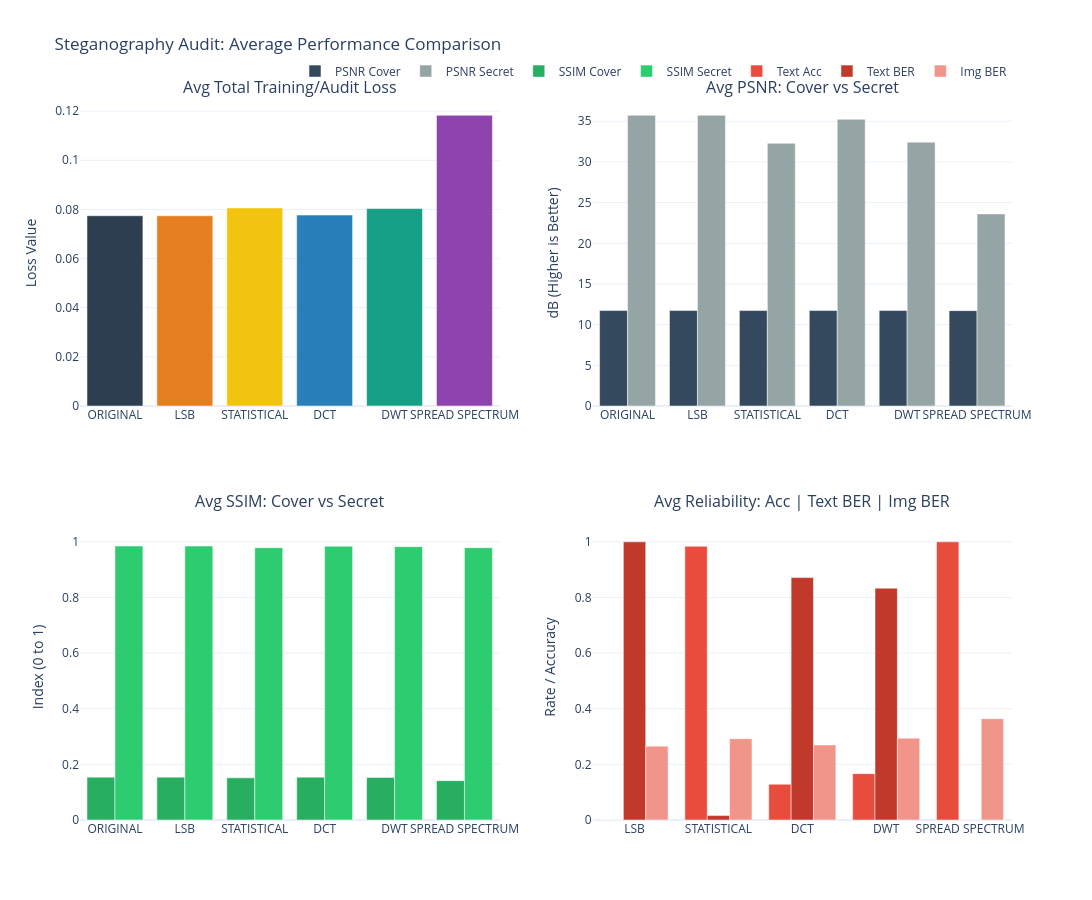

Notebook source saved alongside this figure:
### Code cell
from tqdm.auto import tqdm
import nltk
from nltk.corpus import words

# reload just to check saved model works, and so this can be run without fit if needed.
prep_network, hide_network, reveal_network = load_weights_from_checkpoint(
    models_dir, prep_network, hide_network, reveal_network
)


all_metrics = []


mse_handler = tf.keras.losses.MeanSquaredError()
methods = ['original'] + [k.lower() for k in stego_map.keys()]

num_samples = len(holdout_dataset)
print(f"Evaluating {num_samples} samples...")


sample_dataset = holdout_dataset.take(num_samples)
pbar = tqdm(enumerate(sample_dataset), total=num_samples,
            desc="Audit Progress", unit="img")

try:
    word_list = words.words()
except:
    nltk.download('words')
    # need to reimport if not downloaded
    from nltk.corpus import words
    word_list = [w.lower() for w in words.words() if w.isalpha()]

# Filter for medium-length words to ensure they fit your codec capacity
max_word, max_char_len = find_max_supported_word(
    word_list, codec, fixed_byte_len)
# subtract 2 bytes for added safety
max_char_len -= 2
safe_word_list = [w for w in word_list if len(w) <= max_char_len]

random_word = random.choice(safe_word_list) + "\0"
check_audit_viability(random_word, codec, stego_map)


def sanitize_string(s):
    """Replaces unprintable/corrupted characters with a dot (.)"""
    if not isinstance(s, str):
        return ""
    return "".join(c if c in string.printable and c not in ['\n', '\r'] else '.' for c in s)


for i, (cover_tensor, secret_tensor) in pbar:
    # Prepare single sample
    secret_text = random.choice(safe_word_list) + "\0"
    sc = to_scale(to_display(cover_tensor))[tf.newaxis, ...]
    original_secret_img = to_display(secret_tensor)

    for method in methods:
        # Dynamic Tool Lookup
        tool = next((v for k, v in stego_map.items()
                    if k.lower() == method), None)

        # --- 1. Embed ---
        pre_nn_text = ""
        revealed_text = ""
        embed_success = True

        if method == 'original' or tool is None:
            new_secret = original_secret_img
        else:
            try:
                new_secret = tool.embed(
                    original_secret_img, secret_text, codec
                )
                try:
                    pre_nn_text = tool.extract(new_secret, codec)
                except:
                    pre_nn_text = "[Extract Failed]"
            except Exception as e:
                embed_success = False
                new_secret = original_secret_img
                pre_nn_text = "[EMBED FAIL]"

        ss = to_scale(new_secret)[tf.newaxis, ...]

        # --- 2. Inference ---
        p_out = prep_network(ss, training=False)
        h_out = hide_network([sc, p_out], training=False)
        r_out = reveal_network(h_out, training=False)

        h_out = tf.cast(h_out, tf.float32)
        r_out = tf.cast(r_out, tf.float32)

        # --- 3. Extract & Metrics ---

        if method != 'original' and tool is not None:
            if embed_success:
                try:
                    revealed_text = tool.extract(to_display(r_out[0]), codec)
                except:
                    revealed_text = "[Extract Failed]"
            else:
                revealed_text = "[SKIPPED]"

            # Clean and truncate the strings for neat console formatting
            clean_sec = sanitize_string(secret_text.replace('\0', ''))
            clean_pre = sanitize_string(pre_nn_text.replace(
                '\0', '')) if pre_nn_text else "[EMPTY]"
            clean_rev = sanitize_string(revealed_text.replace('\0', ''))[:15]

            # print(
            #     f"Img {i} | {method:<15} | Sec: '{clean_sec:<12}' | PreNN: '{clean_pre:<15}' | Rev: '{clean_rev:<15}'")

        text_acc = acc_txt(secret_text, revealed_text)
        ber_text = calculate_text_ber(secret_text, revealed_text)
        ber_img = calculate_img_ber(ss, r_out)

        # PSNR/SSIM
        p_c = tf.image.psnr(sc, h_out, max_val=1.0).numpy()[0]
        p_s = tf.image.psnr(ss, r_out, max_val=1.0).numpy()[0]
        s_c = tf.image.ssim(sc, h_out, max_val=1.0).numpy()[0]
        s_s = tf.image.ssim(ss, r_out, max_val=1.0).numpy()[0]

        t_loss, c_loss, s_loss = steganography_loss(sc, ss, h_out, r_out)

        # --- 4. Periodic Visual Saving ---
        # Saves every 50th image processed to avoid disk bloat
        if (i + 1) % 50 == 0:
            save_visual_comparison(
                cover=to_display(sc[0]),
                secret=to_display(ss[0]),
                stego=to_display(h_out[0]),
                reveal=to_display(r_out[0]),
                method_name=method,
                index=i,
                save_dir=os.path.join(data_dir, "visual_results")
            )

        # --- 5. Data Accumulation ---
        all_metrics.append({
            "image_index": i,
            "method": method,
            "total_loss": float(t_loss.numpy()),
            "psnr_c": float(p_c),
            "ssim_c": float(s_c),
            "psnr_s": float(p_s),
            "ssim_s": float(s_s),
            "ber_img": float(ber_img),
            "ber_text": float(ber_text),
            "text_acc": float(text_acc)
        })

    pbar.set_postfix({"img": i, "last_acc": f"{text_acc:.2f}"})


# save all_metrics to csv here
df_metrics = pd.DataFrame(all_metrics)
final_summary_path = os.path.join(data_dir, "evaluation_metrics.csv")
df_metrics.to_csv(final_summary_path, index=False)
print(f"Metrics saved to {final_summary_path}")

# --- 2. Final Averaging ---
print("\n=== Final Average Evaluation Metrics ===")
summary = df_metrics.groupby(
    'method')[['total_loss', 'psnr_c', 'psnr_s', 'text_acc', 'ber_img', 'ber_text']].mean()
print(summary)

plot_final_summary(all_metrics, os.path.join(
    data_dir, "final_summary_plot.pdf"))

### Figure 1 — Plotly figure (JSON) as saved in the notebook; plotly's stock layout.template omitted (floating-point values rounded to 4 significant figures)
{"data": [{"marker": {"color": ["#2C3E50", "#E67E22", "#F1C40F", "#2980B9", "#16A085", "#8E44AD"]}, "name": "Total Loss", "showlegend": false, "type": "bar", "x": ["ORIGINAL", "LSB", "STATISTICAL", "DCT", "DWT", "SPREAD SPECTRUM"], "xaxis": "x", "y": [0.07742, 0.07742, 0.08061, 0.0777, 0.08036, 0.1183], "yaxis": "y"}, {"marker": {"color": "#34495E"}, "name": "PSNR Cover", "type": "bar", "x": ["ORIGINAL", "LSB", "STATISTICAL", "DCT", "DWT", "SPREAD SPECTRUM"], "xaxis": "x2", "y": [11.74, 11.74, 11.73, 11.74, 11.73, 11.72], "yaxis": "y2"}, {"marker": {"color": "#95A5A6"}, "name": "PSNR Secret", "type": "bar", "x": ["ORIGINAL", "LSB", "STATISTICAL", "DCT", "DWT", "SPREAD SPECTRUM"], "xaxis": "x2", "y": [35.73, 35.74, 32.29, 35.24, 32.44, 23.61], "yaxis": "y2"}, {"marker": {"color": "#27AE60"}, "name": "SSIM Cover", "type": "bar", "x": ["ORIGINAL", "LSB", "STATISTICAL", "DCT", "DWT", "SPREAD SPECTRUM"], "xaxis": "x3", "y": [0.1541, 0.1541, 0.1516, 0.154, 0.1531, 0.1415], "yaxis": "y3"}, {"marker": {"color": "#2ECC71"}, "name": "SSIM Secret", "type": "bar", "x": ["ORIGINAL", "LSB", "STATISTICAL", "DCT", "DWT", "SPREAD SPECTRUM"], "xaxis": "x3", "y": [0.985, 0.985, 0.9789, 0.9839, 0.9827, 0.979], "yaxis": "y3"}, {"marker": {"color": "#E74C3C"}, "name": "Text Acc", "type": "bar", "x": ["LSB", "STATISTICAL", "DCT", "DWT", "SPREAD SPECTRUM"], "xaxis": "x4", "y": [0, 0.984, 0.1287, 0.1667, 1], "yaxis": "y4"}, {"marker": {"color": "#C0392B"}, "name": "Text BER", "type": "bar", "x": ["LSB", "STATISTICAL", "DCT", "DWT", "SPREAD SPECTRUM"], "xaxis": "x4", "y": [1, 0.016, 0.8713, 0.8333, 0], "yaxis": "y4"}, {"marker": {"color": "#F1948A"}, "name": "Img BER", "type": "bar", "x": ["LSB", "STATISTICAL", "DCT", "DWT", "SPREAD SPECTRUM"], "xaxis": "x4", "y": [0.2654, 0.2923, 0.2697, 0.2942, 0.3643], "yaxis": "y4"}], "layout": {"annotations": [{"font": {"size": 16}, "showarrow": false, "text": "Avg Total Training/Audit Loss", "x": 0.225, "xanchor": "center", "xref": "paper", "y": 1, "yanchor": "bottom", "yref": "paper"}, {"font": {"size": 16}, "showarrow": false, "text": "Avg PSNR: Cover vs Secret", "x": 0.775, "xanchor": "center", "xref": "paper", "y": 1, "yanchor": "bottom", "yref": "paper"}, {"font": {"size": 16}, "showarrow": false, "text": "Avg SSIM: Cover vs Secret", "x": 0.225, "xanchor": "center", "xref": "paper", "y": 0.425, "yanchor": "bottom", "yref": "paper"}, {"font": {"size": 16}, "showarrow": false, "text": "Avg Reliability: Acc | Text BER | Img BER", "x": 0.775, "xanchor": "center", "xref": "paper", "y": 0.425, "yanchor": "bottom", "yref": "paper"}], "barmode": "group", "height": 900, "legend": {"orientation": "h", "x": 1, "xanchor": "right", "y": 1.02, "yanchor": "bottom"}, "title": {"text": "Steganography Audit: Average Performance Comparison"}, "width": 1200, "xaxis": {"anchor": "y", "domain": [0, 0.45]}, "xaxis2": {"anchor": "y2", "domain": [0.55, 1]}, "xaxis3": {"anchor": "y3", "domain": [0, 0.45]}, "xaxis4": {"anchor": "y4", "domain": [0.55, 1]}, "yaxis": {"anchor": "x", "domain": [0.575, 1], "title": {"text": "Loss Value"}}, "yaxis2": {"anchor": "x2", "domain": [0.575, 1], "title": {"text": "dB (Higher is Better)"}}, "yaxis3": {"anchor": "x3", "domain": [0, 0.425], "range": [0, 1.1], "title": {"text": "Index (0 to 1)"}}, "yaxis4": {"anchor": "x4", "domain": [0, 0.425], "range": [0, 1.1], "title": {"text": "Rate / Accuracy"}}}}
